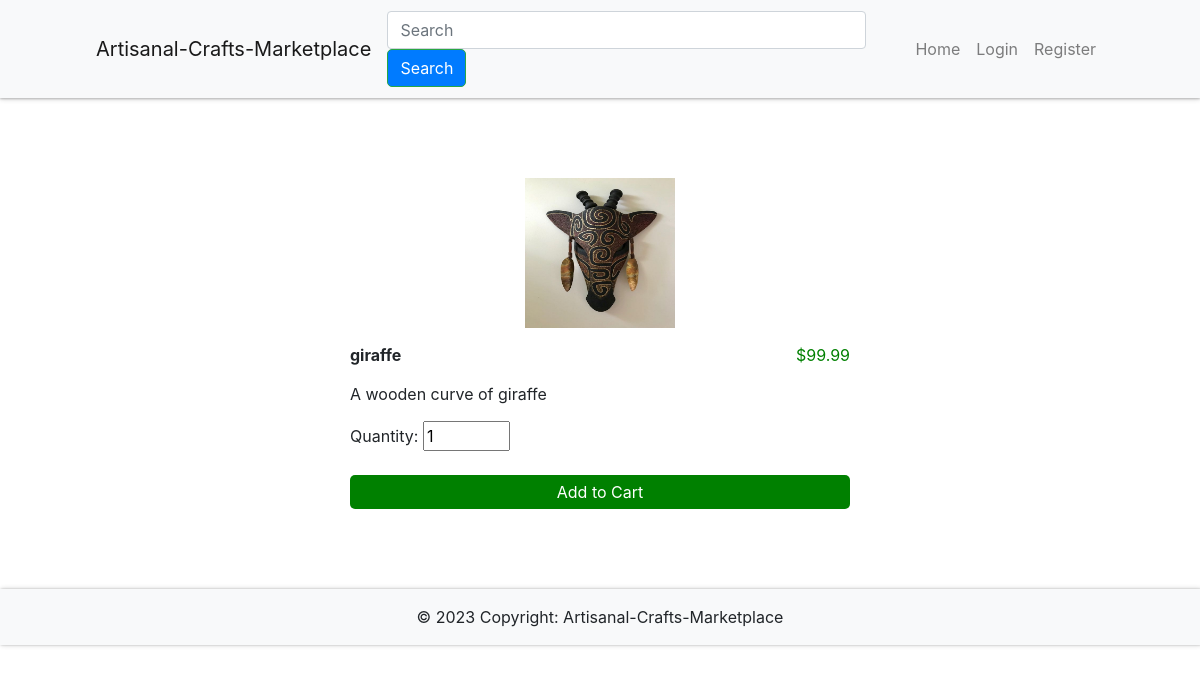
Page /item/1 on the committed database.
### app/db_models.py (models this page shows)
class Item(db.Model):
	__tablename__ = "items"
	id = db.Column(db.Integer, primary_key=True)
	name = db.Column(db.String(100), nullable=False)
	price = db.Column(db.Float, nullable=False)
	category = db.Column(db.Text, nullable=False)
	image = db.Column(db.String(250), nullable=False)
	details = db.Column(db.String(250), nullable=False)
	price_id = db.Column(db.String(250), nullable=False)
	orders = db.relationship("Ordered_item", backref="item")
	in_cart = db.relationship("Cart", backref="item")

### app/__init__.py (the view)
@app.route('/item/<int:id>')
def item(id):
    item = Item.query.get(id)
    return render_template('item.html', item=item)

### app/__init__.py (called while the page is built)
@app.context_processor
def inject_now():
    return {'now': datetime.utcnow()}

### app/templates/item.html (shortened to what this page needs)
{% extends "base.html" %}
{% block content %}
    <div class="item-display">
        <div class="img-wrapper">
            <img src="{{ url_for('static', filename=item.image) }}" class="pic" alt="{{ item.name }}">
        </div>
        <b>{{ item.name }}</b>
        <span class="right-item">${{ item.price }}</span><br>
        <div class="details">{{ item.details | safe }}</div>
        <form action="{{ url_for('add_to_cart', id=item.id) }}" method="POST">
            Quantity:
            <input type="number" value="1" name="quantity" min="1" max="50" onkeyup="if(this.value > 50) this.value=50;" required>
            <br><br>
            <input type="submit" class="add-to-cart" value="Add to Cart" name="add">
        </form>
    </div>
{% endblock %}

### app/static/styles.css (style rules this page uses)
.item-display { margin: 0 auto; max-width: 500px; }
.add-to-cart { background-color: green; }
.add-to-cart, .remove-from-cart { width: 100%; border: none; color: white; padding: 5px; border-radius: 5px; cursor: pointer; }
.pic { width:150px; height: 150px; }
.img-wrapper { display: flex; justify-content: center; margin-bottom: 15px; }
.right-item { float:right; color:green; }
.details { padding: 15px 0; }

### rows in the picture
Item: image+name (picture), name "giraffe", price "99.99", details "A wooden curve of giraffe"
